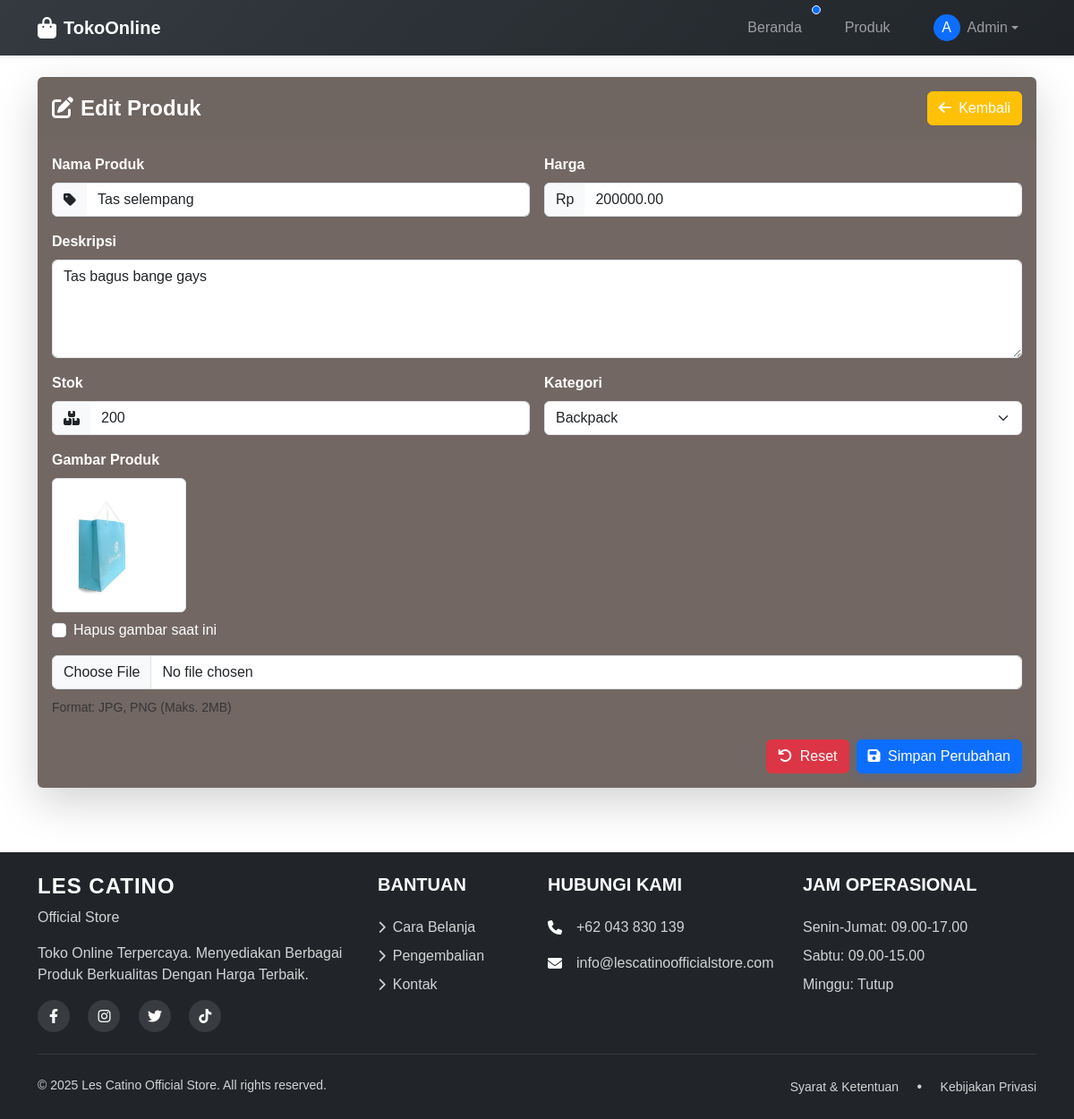
Page /admin/edit_product.php?id=15 (signed in) on the committed database.
### tables this page shows
CREATE TABLE `products` (
  `id` int NOT NULL,
  `name` varchar(255) DEFAULT NULL,
  `price` decimal(10,2) DEFAULT NULL,
  `description` text,
  `stock` int DEFAULT NULL,
  `category_id` int DEFAULT NULL,
  `image` varchar(255) DEFAULT NULL,
  `created_at` timestamp NOT NULL DEFAULT CURRENT_TIMESTAMP
);

### admin/edit_product.php (the view, shortened to what this page needs)
<?php
require_once '../includes/config.php';
$id = intval($_GET['id']);
$product = $conn->query("SELECT * FROM products WHERE id=$id")->fetch_assoc();
include '../includes/header_admin.php';
?>
<div class="container py-4">
    <div class="card shadow-lg border-0" style="background-color: #726763 !important;">
        <div class="card-header border-0 py-3">
            <div class="d-flex justify-content-between align-items-center">
                <h2 class="h4 mb-0"><i class="fas fa-edit text-white me-2"></i>Edit Produk</h2>
                <a href="products.php" class="btn btn-warning text-white">
                    <i class="fas fa-arrow-left me-1 text-white"></i> Kembali
                </a>
            </div>
        </div>
        <div class="card-body">
            <form method="post" enctype="multipart/form-data" class="row g-3">
                <div class="col-md-6">
                    <label for="name" class="form-label fw-semibold text-white">Nama Produk</label>
                    <div class="input-group">
                        <span class="input-group-text"><i class="fas fa-tag"></i></span>
                        <input type="text" id="name" name="name" class="form-control"
                            value="<?= $product['name'] ?>" required>
                    </div>
                </div>
                <div class="col-md-6">
                    <label for="price" class="form-label fw-semibold text-white">Harga</label>
                    <div class="input-group">
                        <span class="input-group-text">Rp</span>
                        <input type="number" id="price" name="price" class="form-control"
                            min="0" step="100" value="<?= $product['price'] ?>" required>
                    </div>
                </div>
                <div class="col-12">
                    <label for="description" class="form-label fw-semibold text-white">Deskripsi</label>
                    <textarea id="description" name="description" class="form-control"
                        rows="4" required><?= $product['description'] ?></textarea>
                </div>
                <div class="col-md-6">
                    <label for="stock" class="form-label fw-semibold text-white">Stok</label>
                    <div class="input-group">
                        <span class="input-group-text"><i class="fas fa-boxes"></i></span>
                        <input type="number" id="stock" name="stock" class="form-control"
                            min="0" value="<?= $product['stock'] ?>" required>
                    </div>
                </div>
                <div class="col-md-6">
                    <label for="category_id" class="form-label fw-semibold text-white">Kategori</label>
                    <select id="category_id" name="category_id" class="form-select" required>
                        <option value="1" <?= $product['category_id'] == 1 ? 'selected' : '' ?>>Backpack</option>
                    </select>
                </div>
                <div class="col-12">
                    <label class="form-label fw-semibold text-white">Gambar Produk</label>
                    <?php if (!empty($product['image'])): ?>
                        <div class="mb-3">
                            <img src="../assets/images/products/<?= $product['image'] ?>"
                                class="img-thumbnail" width="150">
                            <div class="form-check mt-2">
                                <input class="form-check-input" type="checkbox" id="remove_image" name="remove_image">
                                <label class="form-check-label text-white" for="remove_image">
                                    Hapus gambar saat ini
                                </label>
                            </div>
                        </div>
                    <?php endif; ?>
                    <div class="file-upload">
                        <input type="file" name="image" id="image" class="form-control mb-2">
                        <div><small class="text-muted">Format: JPG, PNG (Maks. 2MB)</small></div>
                    </div>
                </div>
                <div class="col-12 mt-4">
                    <div class="d-flex justify-content-end gap-2">
                        <button type="reset" class="btn btn-danger text-white">
                            <i class="fas fa-undo me-1"></i> Reset
                        </button>
                        <button type="submit" class="btn btn-primary text-white">
                            <i class="fas fa-save me-1"></i> Simpan Perubahan
                        </button>
                    </div>
                </div>
            </form>
        </div>
    </div>
</div>
<?php include '../includes/footer.php'; ?>

### includes/header_admin.php (style rules this page uses)
* { font-family: 'Lucida Sans', 'Lucida Sans Regular', 'Lucida Grande', 'Lucida Sans Unicode', Geneva, Verdana, sans-serif; }

### admin/edit_product.php (style rules this page uses)
body { background-color: #f8f9fa; }
.container { max-width: 960px; }
.card { border-radius: 20px; border: none; overflow: hidden; background-color: #ffffff; box-shadow: 0 10px 25px rgba(0, 0, 0, 0.05); transition: all 0.3s ease; }
.card-header { background-color: #726763; color: #fff; padding: 20px 24px; border-bottom: none; }
.card-header h2 { color: #fff; font-weight: 600; }
label.form-label { font-weight: 600; color: #495057; }
.form-control, .form-select { border-radius: 12px; padding: 12px 16px; font-size: 0.95rem; border: 1px solid #ced4da; background-color: #fff; transition: 0.2s ease-in-out; }
.input-group-text { background-color: #e9f1ff; border: 1px solid #ced4da; color: #0a58ca; border-right: none; padding: 10px 14px; }
.input-group .form-control { border-left: none; }
.btn { padding: 10px 20px; font-size: 0.95rem; border-radius: 10px; transition: 0.2s ease-in-out; }
.btn-primary { background-color: #0a58ca; border: none; box-shadow: 0 4px 12px rgba(13, 110, 253, 0.2); }

### includes/footer.php (style rules this page uses)
html, body { height: 100%; margin: 0; }
body { display: flex; flex-direction: column; }

### rows in the picture
products: name "Tas selempang", price "200000.00", description "Tas bagus bange gays", stock "200", category_id "Backpack", image (picture)

### other values in the picture
substr($_SESSION['name'], 0, 1) "A"
$_SESSION['name'] "Admin"
